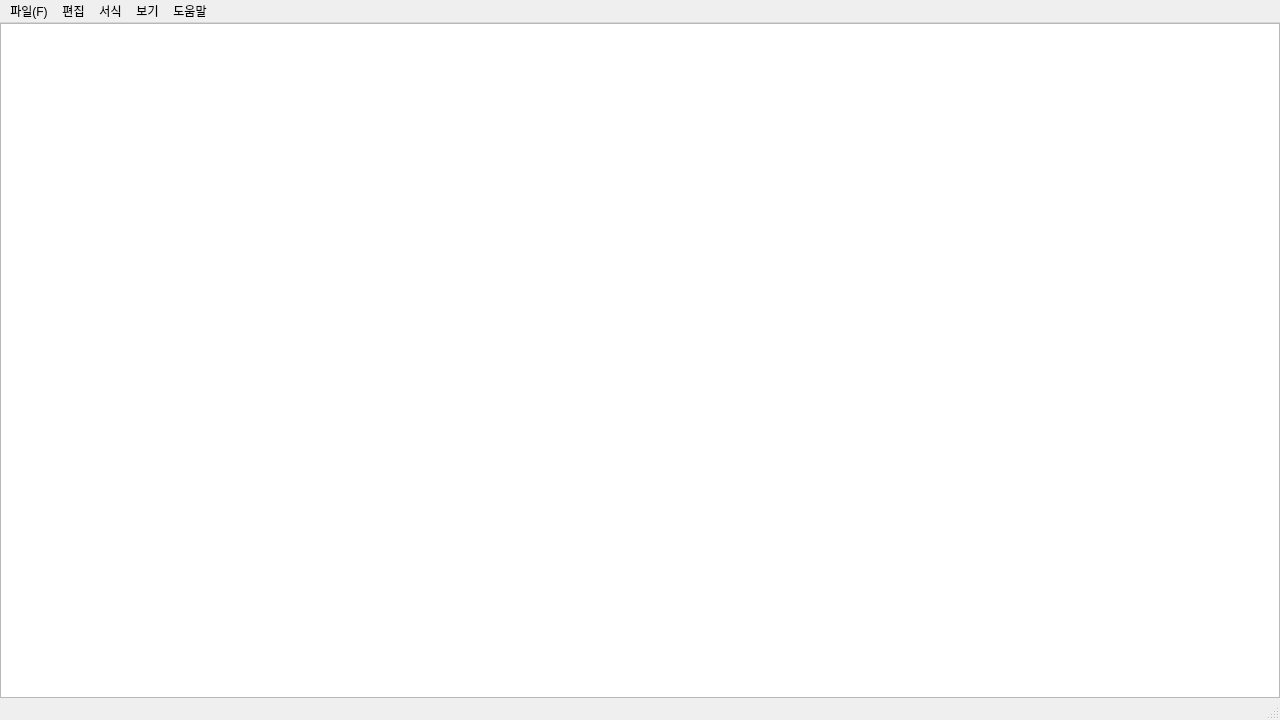
<?xml version="1.0" encoding="UTF-8"?>
<ui version="4.0">
 <class>NotePad</class>
 <widget class="QMainWindow" name="NotePad">
  <property name="geometry">
   <rect>
    <x>0</x>
    <y>0</y>
    <width>1280</width>
    <height>720</height>
   </rect>
  </property>
  <property name="windowTitle">
   <string>메모장</string>
  </property>
  <widget class="QWidget" name="centralwidget">
   <layout class="QGridLayout" name="gridLayout">
    <property name="leftMargin">
     <number>0</number>
    </property>
    <property name="topMargin">
     <number>0</number>
    </property>
    <property name="rightMargin">
     <number>0</number>
    </property>
    <property name="bottomMargin">
     <number>0</number>
    </property>
    <item row="0" column="0">
     <layout class="QGridLayout" name="grid_layout">
      <property name="verticalSpacing">
       <number>6</number>
      </property>
      <item row="0" column="0">
       <widget class="QPlainTextEdit" name="plainTextEdit"/>
      </item>
     </layout>
    </item>
   </layout>
  </widget>
  <widget class="QMenuBar" name="menubar">
   <property name="geometry">
    <rect>
     <x>0</x>
     <y>0</y>
     <width>1280</width>
     <height>21</height>
    </rect>
   </property>
   <widget class="QMenu" name="menu_file">
    <property name="title">
     <string>파일(F)</string>
    </property>
    <addaction name="action_new"/>
    <addaction name="action_open"/>
    <addaction name="action_save"/>
    <addaction name="action_save_as"/>
    <addaction name="separator"/>
    <addaction name="action_exit"/>
   </widget>
   <widget class="QMenu" name="menu_help">
    <property name="title">
     <string>도움말</string>
    </property>
    <addaction name="action_5"/>
    <addaction name="action_F"/>
    <addaction name="separator"/>
    <addaction name="action_6"/>
   </widget>
   <widget class="QMenu" name="menu_view">
    <property name="title">
     <string>보기</string>
    </property>
    <widget class="QMenu" name="menu">
     <property name="title">
      <string> 확대하기/축소하기</string>
     </property>
     <addaction name="action_7"/>
     <addaction name="action_8"/>
     <addaction name="action_9"/>
    </widget>
    <addaction name="menu"/>
    <addaction name="action_3"/>
   </widget>
   <widget class="QMenu" name="menu_form">
    <property name="title">
     <string>서식</string>
    </property>
    <addaction name="action"/>
    <addaction name="action_2"/>
   </widget>
   <widget class="QMenu" name="menu_edit">
    <property name="title">
     <string>편집</string>
    </property>
    <addaction name="action_undo"/>
    <addaction name="action_redo"/>
    <addaction name="separator"/>
    <addaction name="action_cut"/>
    <addaction name="action_copy"/>
    <addaction name="action_paste"/>
    <addaction name="action_del"/>
    <addaction name="separator"/>
    <addaction name="action_find"/>
    <addaction name="action_next_find"/>
    <addaction name="action_change"/>
    <addaction name="action_move"/>
    <addaction name="separator"/>
    <addaction name="action_all"/>
    <addaction name="action_time"/>
   </widget>
   <addaction name="menu_file"/>
   <addaction name="menu_edit"/>
   <addaction name="menu_form"/>
   <addaction name="menu_view"/>
   <addaction name="menu_help"/>
  </widget>
  <widget class="QStatusBar" name="statusbar"/>
  <action name="action_new">
   <property name="text">
    <string>새로 만들기</string>
   </property>
   <property name="shortcut">
    <string>Ctrl+N</string>
   </property>
  </action>
  <action name="action_open">
   <property name="text">
    <string>열기</string>
   </property>
   <property name="shortcut">
    <string>Ctrl+O</string>
   </property>
  </action>
  <action name="action_save">
   <property name="text">
    <string>저장</string>
   </property>
   <property name="shortcut">
    <string>Ctrl+S</string>
   </property>
  </action>
  <action name="action_save_as">
   <property name="text">
    <string>다른 이름으로 저장</string>
   </property>
   <property name="shortcut">
    <string>Ctrl+Shift+S</string>
   </property>
  </action>
  <action name="action_exit">
   <property name="text">
    <string>끝내기</string>
   </property>
  </action>
  <action name="action_undo">
   <property name="text">
    <string>실행 취소</string>
   </property>
   <property name="shortcut">
    <string>Ctrl+Z</string>
   </property>
  </action>
  <action name="action_cut">
   <property name="text">
    <string>잘라내기</string>
   </property>
   <property name="shortcut">
    <string>Ctrl+X</string>
   </property>
  </action>
  <action name="action_copy">
   <property name="text">
    <string>복사</string>
   </property>
   <property name="shortcut">
    <string>Ctrl+C</string>
   </property>
  </action>
  <action name="action_paste">
   <property name="text">
    <string>붙여넣기</string>
   </property>
   <property name="shortcut">
    <string>Ctrl+V</string>
   </property>
  </action>
  <action name="action_del">
   <property name="text">
    <string>삭제</string>
   </property>
   <property name="shortcut">
    <string>Del</string>
   </property>
  </action>
  <action name="action_find">
   <property name="text">
    <string>찾기</string>
   </property>
   <property name="shortcut">
    <string>Ctrl+F</string>
   </property>
  </action>
  <action name="action_next_find">
   <property name="text">
    <string>다음 찾기</string>
   </property>
   <property name="shortcut">
    <string>F3</string>
   </property>
  </action>
  <action name="action_change">
   <property name="text">
    <string>바꾸기</string>
   </property>
   <property name="shortcut">
    <string>Ctrl+H</string>
   </property>
  </action>
  <action name="action_move">
   <property name="text">
    <string>이동</string>
   </property>
   <property name="shortcut">
    <string>Ctrl+G</string>
   </property>
  </action>
  <action name="action_all">
   <property name="text">
    <string>모두 선택</string>
   </property>
   <property name="shortcut">
    <string>Ctrl+A</string>
   </property>
  </action>
  <action name="action_time">
   <property name="text">
    <string>시간/날짜</string>
   </property>
   <property name="shortcut">
    <string>F5</string>
   </property>
  </action>
  <action name="action_redo">
   <property name="text">
    <string>다시 실행</string>
   </property>
   <property name="shortcut">
    <string>Ctrl+Y</string>
   </property>
  </action>
  <action name="action">
   <property name="checkable">
    <bool>true</bool>
   </property>
   <property name="checked">
    <bool>true</bool>
   </property>
   <property name="text">
    <string>자동 줄 바꿈</string>
   </property>
  </action>
  <action name="action_2">
   <property name="text">
    <string>글꼴</string>
   </property>
  </action>
  <action name="action_4">
   <property name="checkable">
    <bool>true</bool>
   </property>
   <property name="checked">
    <bool>true</bool>
   </property>
   <property name="text">
    <string>상태 표시줄</string>
   </property>
  </action>
  <action name="action_5">
   <property name="text">
    <string>도움말 보기</string>
   </property>
  </action>
  <action name="action_6">
   <property name="text">
    <string>도움말 정보</string>
   </property>
  </action>
  <action name="action_7">
   <property name="text">
    <string>확대</string>
   </property>
  </action>
  <action name="action_8">
   <property name="text">
    <string>축소</string>
   </property>
  </action>
  <action name="action_9">
   <property name="text">
    <string>확대하기/축소하기 기본값 복원</string>
   </property>
  </action>
  <action name="action_F">
   <property name="text">
    <string>피드백 보내기(&amp;F)

</string>
   </property>
  </action>
  <action name="action_3">
   <property name="text">
    <string>상태 표시줄</string>
   </property>
  </action>
 </widget>
 <resources/>
 <connections/>
</ui>
